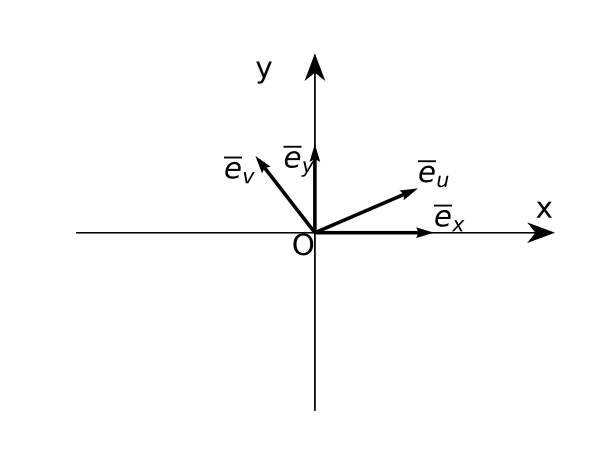

This chart was generated by the following Python code:
import matplotlib
import matplotlib.pyplot as plt
import numpy as np

#keuze van backend
#matplotlib.use('SVG')   # generate SVG output by default
matplotlib.use('AGG')   # generate png output by default (agg = anti grain)

matplotlib.rcParams.update({'font.size': 22})

fig = plt.figure()

ax1 = plt.subplot2grid((1,1), (0,0))

ax1.spines['top'].set_visible(False)
ax1.spines['right'].set_visible(False)
ax1.spines['left'].set_position('center')
ax1.spines['bottom'].set_position('zero')

ax1.set_xlim(left=-2,right=2)
ax1.set_ylim(bottom=-2,top=2)

#We're using subplot2grid here, which is one of two major ways to get subplots. 
#We'll talk more on how these work, but for now, you should see that we have 2 tuples provided with this, (1,1) and (0,0). 
#The 1,1 says this is a 1 x 1 grid. Then 0,0 is us saying the "starting point" for this sub plot will be 0,0.

theta = 30*np.pi/180;

V = np.array([[0,1],[1,0],[np.cos(theta),np.sin(theta)],[-np.sin(theta),np.cos(theta)]])
origin = [0], [0] # origin point

plt.quiver(*origin, V[:,0], V[:,1],angles='xy', scale_units='xy', scale=1)
plt.show()

ax1.set_xticks([])
ax1.set_yticks([])

xmin, xmax = ax1.get_xlim()
ymin, ymax = ax1.get_ylim()

# get width and height of axes object to compute
# matching arrowhead length and width
dps = fig.dpi_scale_trans.inverted()
bbox = ax1.get_window_extent().transformed(dps)
width, height = bbox.width, bbox.height

# manual arrowhead width and length
hw = 1./20.*(ymax-ymin)
hl = 1./20.*(xmax-xmin)
lw = 1. # axis line width
ohg = 0.3 # arrow overhang

# compute matching arrowhead length and width
yhw = hw/(ymax-ymin)*(xmax-xmin)* height/width
yhl = hl/(xmax-xmin)*(ymax-ymin)* width/height

ax1.text(xmax,0.1,'x',horizontalalignment='right',verticalalignment='bottom')
ax1.text(-0.5,ymax,'y',verticalalignment='top')

ax1.text(0,0,'O',horizontalalignment='right',verticalalignment='top')
ax1.text(0,1,'$\overline{e}_y$',horizontalalignment='right',verticalalignment='top')
ax1.text(1,0,'$\overline{e}_x$',horizontalalignment='left',verticalalignment='bottom')
ax1.text(V[2,0],V[2,1],'$\overline{e}_u$',horizontalalignment='left',verticalalignment='bottom')
ax1.text(V[3,0],V[3,1],'$\overline{e}_v$',horizontalalignment='right',verticalalignment='top')

# draw x and y axis
ax1.arrow(xmin, 0, xmax-xmin, 0., fc='k', ec='k', lw = lw,
         head_width=hw, head_length=hl, overhang = ohg,
         length_includes_head= True, clip_on = False)

ax1.arrow(0, ymin, 0., ymax-ymin, fc='k', ec='k', lw = lw,
         head_width=yhw, head_length=yhl, overhang = ohg,
         length_includes_head= True, clip_on = False)


plt.show() #werkt enkel als er naar png geschreven wordt
plt.savefig("2_inl_fig1.svg")
plt.savefig("2_inl_fig1.png")

print("einde programma")
